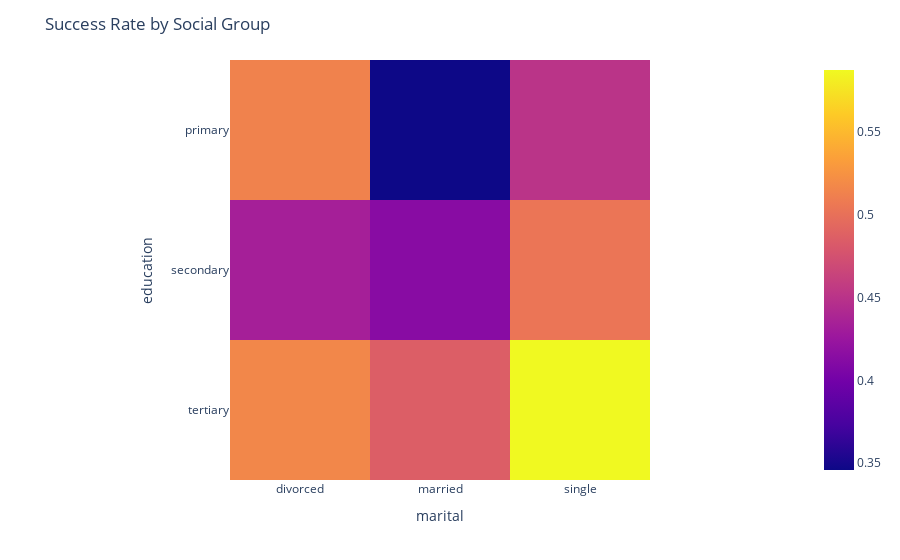

The cell this chart's notebook holds for it:
### Code cell
deposited, not_deposited = df[df['deposit'] == 'yes'], df[df['deposit'] == 'no']
table_1 = pd.pivot_table(deposited, index='education', columns='marital', values='deposit', aggfunc='count')
table_2 = pd.pivot_table(not_deposited, index='education', columns='marital', values='deposit', aggfunc='count')
table = table_1/(table_1+table_2)
px.imshow(table).update_layout(title='Success Rate by Social Group')

### Figure 1 — Plotly figure (JSON) as saved in the notebook; plotly's stock layout.template omitted (floating-point values rounded to 4 significant figures)
{"data": [{"coloraxis": "coloraxis", "hovertemplate": "marital: %{x}<br>education: %{y}<br>color: %{z}<extra></extra>", "name": "0", "type": "heatmap", "x": ["divorced", "married", "single"], "xaxis": "x", "y": ["primary", "secondary", "tertiary"], "yaxis": "y", "z": [[0.5134, 0.3459, 0.4505], [0.4334, 0.4133, 0.5037], [0.5163, 0.4851, 0.5871]]}], "layout": {"coloraxis": {"colorscale": [[0, "#0d0887"], [0.1111, "#46039f"], [0.2222, "#7201a8"], [0.3333, "#9c179e"], [0.4444, "#bd3786"], [0.5556, "#d8576b"], [0.6667, "#ed7953"], [0.7778, "#fb9f3a"], [0.8889, "#fdca26"], [1, "#f0f921"]]}, "margin": {"t": 60}, "title": {"text": "Success Rate by Social Group"}, "xaxis": {"anchor": "y", "constrain": "domain", "domain": [0, 1], "scaleanchor": "y", "title": {"text": "marital"}}, "yaxis": {"anchor": "x", "autorange": "reversed", "constrain": "domain", "domain": [0, 1], "title": {"text": "education"}}}}
